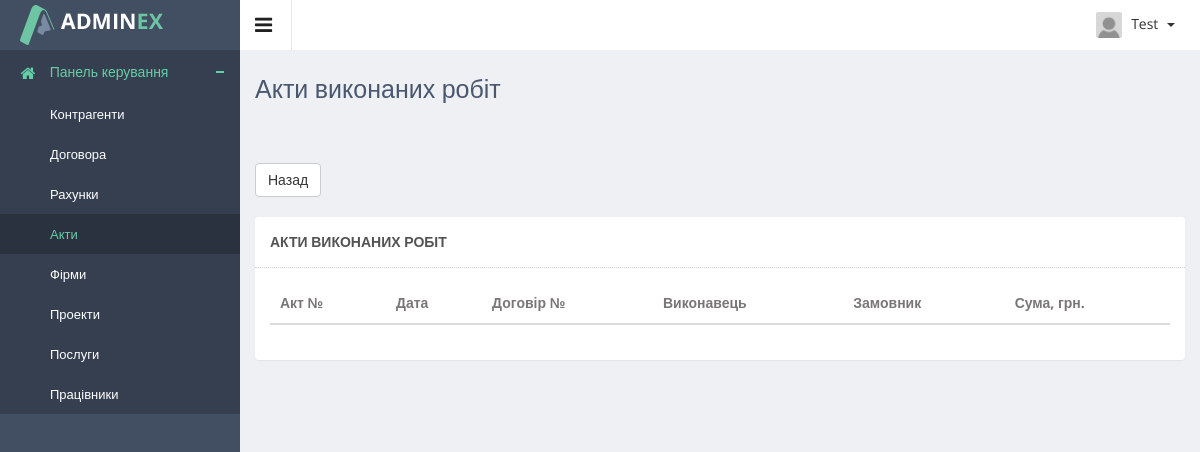
Before: /crm/acts/ (signed in) with the older database file.
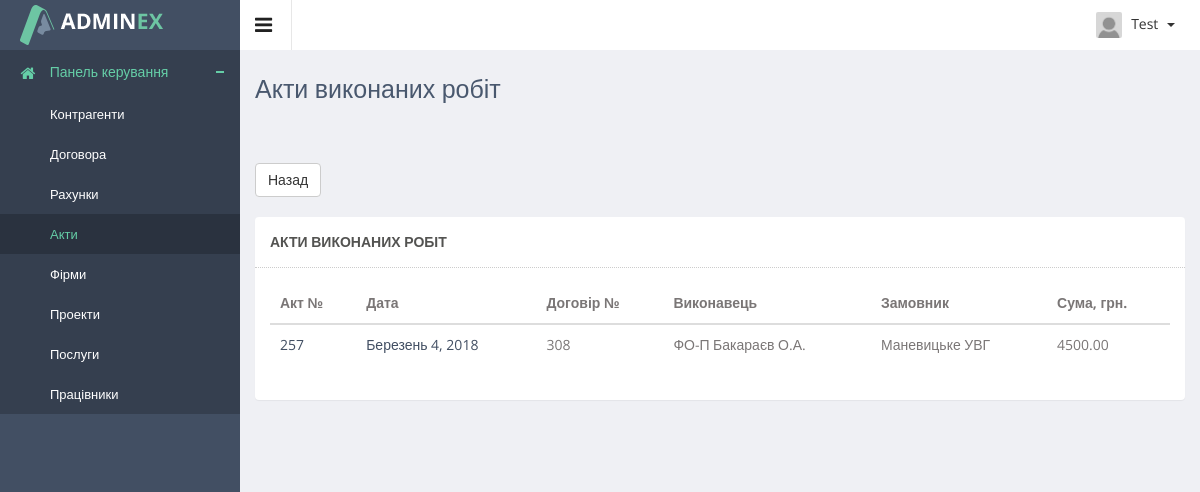
After: the same page with the newer database file.
### authapp/models.py (models this page shows)
class ProjectUser(AbstractUser):
    parent_name = models.CharField(verbose_name='по-батькові', max_length=20, blank=True)
    date_of_birth = models.DateField(verbose_name='дата народження', blank=True, null=True)
    phone1 = models.CharField(verbose_name='номер телефона', max_length=16, blank=True)
    phone2 = models.CharField(verbose_name='номер телефона', max_length=16, blank=True, null=True)
    avatar = models.ImageField(verbose_name='фото', upload_to='users_avatars', blank=True)
    is_dir = models.BooleanField(verbose_name='керівник', default=False)
    is_assistant = models.BooleanField(verbose_name='помічник', default=False)
    is_client = models.BooleanField(verbose_name='клієнт', default=False)
    def __str__(self):
        return self.last_name

### crmapp/models.py (models this page shows, shortened)
class Act(models.Model):
    num_act = models.PositiveIntegerField(verbose_name='№ акту')
    date_create = models.DateField(verbose_name='дата', default=datetime.strftime(datetime.today(), '%Y-%m-%d'))
    contract = models.ForeignKey(Contract, related_name='act_contract', verbose_name='договір',
                                 on_delete=models.PROTECT)
    performer = models.ForeignKey(Firm, related_name='act_performer', verbose_name='виконавець',
                                  on_delete=models.PROTECT)
    client = models.ForeignKey(Partner, related_name='act_partner', verbose_name='замовник', on_delete=models.PROTECT)
    agent_firm = models.CharField(verbose_name='представник виконавця', max_length=150)
    agent_client = models.CharField(verbose_name='представник замовника', max_length=150)
    works = models.TextField(verbose_name='назва робіти, послуг', blank=True)
    quantity = models.PositiveIntegerField(verbose_name='кількість', default=1)
    price = models.DecimalField(verbose_name='ціна', max_digits=10, decimal_places=2, blank=True,
                                default='0.00')
    vat = models.DecimalField(verbose_name='ПДВ', max_digits=10, decimal_places=2, blank=True, default='0.00')
    price_vat = models.DecimalField(verbose_name='ціна з ПДВ', max_digits=10, decimal_places=2, blank=True,
                                    default='0.00')

class Contract(models.Model):
    number = models.PositiveIntegerField(verbose_name='№ договору', unique=True)
    date_start = models.DateField(verbose_name='дата укладання')
    date_end = models.DateField(verbose_name='дата закінчення')
    client = models.ForeignKey(Partner, related_name='partner', verbose_name='замовник', on_delete=models.PROTECT)
    performer = models.ForeignKey(Firm, related_name='firm', verbose_name='виконавець', on_delete=models.PROTECT)
    works = models.TextField(verbose_name='предмет договору', help_text='заповніть через ;', blank=True)
    cost = models.DecimalField(verbose_name='вартість робіт', max_digits=10, decimal_places=2, blank=True,
                               default='0.00')
    vat = models.DecimalField(verbose_name='ПДВ', max_digits=10, decimal_places=2, blank=True, default='0.00')
    cost_vat = models.DecimalField(verbose_name='вартість з ПДВ', max_digits=10, decimal_places=2, blank=True,
                                   default='0.00')
    district = models.CharField(verbose_name='район', max_length=50, blank=True)
    town = models.CharField(verbose_name='населений пункт', max_length=50, blank=True)
    address = models.CharField(verbose_name='адреса', max_length=50, blank=True)
    note = models.TextField(verbose_name='примітка', blank=True)

class Firm(models.Model):
    full_name = models.CharField(verbose_name='повна назва підприємства', max_length=150)
    short_name = models.CharField(verbose_name='скорочена назва підприєства', max_length=80)
    inn = models.CharField(verbose_name='ідентификаційний номер', max_length=15, blank=True)
    edrpoy = models.CharField(verbose_name='єдрпоу', max_length=10, blank=True)
    dfro = models.CharField(verbose_name='дфро', max_length=15, blank=True)
    payment_account = models.CharField(verbose_name='розрахунковий рахунок', max_length=20, blank=True)
    bank = models.ForeignKey(Bank, on_delete=models.PROTECT, verbose_name='банк', default='')
    cert_vat = models.CharField(verbose_name='свідоцтво платника пдв', max_length=15, blank=True)
    dir_name = models.CharField(verbose_name='директор', max_length=150, blank=True)
    phone1 = models.CharField(verbose_name='номер телефона', max_length=16, blank=True)
    phone2 = models.CharField(verbose_name='номер телефона', max_length=16, blank=True)
    phone3 = models.CharField(verbose_name='номер телефона', max_length=16, blank=True)
    email = models.EmailField(verbose_name='email', max_length=100, blank=True)
    zipcode = models.PositiveIntegerField(verbose_name='поштовий індекс', default=0)
    country = models.CharField(verbose_name='країна', max_length=20, default='Україна')
    region = models.CharField(verbose_name='область', max_length=50, default='Волинська обл.')
    district = models.CharField(verbose_name='район', max_length=50, blank=True)
    town = models.CharField(verbose_name='населений пункт', max_length=50, blank=True)
    address = models.CharField(verbose_name='адреса', max_length=50, blank=True)
    def __str__(self):
        return self.short_name

class Partner(models.Model):
    entity = models.BooleanField(verbose_name='юридична особа', default=False)
    full_name = models.CharField(verbose_name='повна назва підприємства', max_length=150)
    short_name = models.CharField(verbose_name='скорочена назва підприєства', max_length=80)
    inn = models.CharField(verbose_name='ідентификаційний номер', max_length=15, blank=True)
    edrpoy = models.CharField(verbose_name='єдрпоу', max_length=10, blank=True)
    dfro = models.CharField(verbose_name='дфро', max_length=15, blank=True)
    payment_account = models.CharField(verbose_name='розрахунковий рахунок', max_length=20, blank=True)
    bank = models.ForeignKey(Bank, on_delete=models.PROTECT, verbose_name='банк', default='')
    cert_vat = models.CharField(verbose_name='свідоцтво платника пдв', max_length=15, blank=True)
    dir_name = models.CharField(verbose_name='директор', max_length=150, blank=True)
    responsible = models.CharField(verbose_name='відповідальна особа', max_length=150, blank=True)
    phone1 = models.CharField(verbose_name='номер телефона', max_length=16, blank=True)
    phone2 = models.CharField(verbose_name='номер телефона', max_length=16, blank=True)
    phone3 = models.CharField(verbose_name='номер телефона', max_length=16, blank=True)
    email = models.EmailField(verbose_name='email', max_length=100, blank=True)
    zipcode = models.PositiveIntegerField(verbose_name='поштовий індекс', default=0)
    country = models.CharField(verbose_name='країна', max_length=20, default='Україна')
    region = models.CharField(verbose_name='область', max_length=50, default='Волинська обл.')
    district = models.CharField(verbose_name='район', max_length=50, blank=True)
    town = models.CharField(verbose_name='населений пункт', max_length=50, blank=True)
    address = models.CharField(verbose_name='адреса', max_length=50, blank=True)
    def __str__(self):
        return self.short_name

### crmapp/views.py (the view)
@login_required
@user_passes_test(lambda user: user.is_assistant or user.is_superuser or user.is_dir)
def acts_view(request):
    title = 'Акти виконаних робіт'
    acts = Act.objects.all().order_by('date_create').exclude(num_act=0)
    context = {
        'title': title,
        'object_list': acts,
    }
    return render(request, 'crmapp/acts_list.html', context)

### adminapp/templatetags/tags.py (called while the page is built)
@register.filter
def default_avatar(string):
    if not string:
        string = 'users_avatars/gravatar.png'
    new_string = f'{URL_PREFIX}{string}'
    return new_string

### crmapp/templates/crmapp/acts_list.html (shortened to what this page needs)
{% extends 'mainapp/base.html' %}
{% load staticfiles %}
{% load tags %}
{% block container %}
<div class="directory-info-row">
    <div class="row">
        <div class="col-lg-6">
            <a href="{% url 'crm:main_crm' %}">
                <button class="btn btn-default" type="button">Назад</button>
            </a>
        </div>
    </div>
    <br>
    <div class="row">
        <div class="col-lg-12">
            <section class="panel">
                <header class="panel-heading">
                    {{ title }}
                </header>
                <div class="panel-body" style="display: block;">
                    <table class="table table-hover general-table">
                        <thead>
                        <tr>
                            <th>Акт №</th>
                            <th>Дата</th>
                            <th>Договір №</th>
                            <th>Виконавець</th>
                            <th>Замовник</th>
                            <th>Сума, грн.</th>
                        </tr>
                        </thead>
                        <tbody>
                        {% for object in object_list %}
                        <tr>
                            <td>
                                <a style="display: block; text-decoration: none;"
                                   href="{% url 'crm:act_read' object.pk %}">{{ object.num_act }}</a>
                            </td>
                            <td><a style="display: block; text-decoration: none;"
                                   href="{% url 'crm:act_read' object.pk %}">{{ object.date_create }}</a>
                            </td>
                            <td>{{ object.contract.number }}</td>
                            <td>{{ object.performer }}</td>
                            <td>{{ object.client }}</td>
                            <td>{{ object.price }}</td>
                        </tr>
                        {% endfor %}
                        </tbody>
                    </table>
                </div>
            </section>
        </div>
    </div>
</div>
{% endblock %}

### mainapp/templates/mainapp/base.html (shortened to what this page needs)
<!DOCTYPE html>
{% load staticfiles %}
<html lang="en">
<head>
    {% block css %}
    <link rel="stylesheet" type="text/css" href="{% static '/js/bootstrap-datepicker/css/datepicker-custom.css' %}"/>
    <link rel="stylesheet" type="text/css" href="{% static '/js/bootstrap-timepicker/css/timepicker.css' %}"/>
    <link rel="stylesheet" type="text/css" href="{% static '/js/bootstrap-colorpicker/css/colorpicker.css' %}"/>
    <link rel="stylesheet" type="text/css" href="{% static '/js/bootstrap-daterangepicker/daterangepicker-bs3.css' %}"/>
    <link rel="stylesheet" type="text/css" href="{% static '/js/bootstrap-datetimepicker/css/datetimepicker-custom.css' %}"/>
    <link href="{% static '/js/iCheck/skins/minimal/minimal.css' %}" rel="stylesheet">
    <link href="{% static '/js/iCheck/skins/minimal/red.css' %}" rel="stylesheet">
    <link href="{% static '/js/iCheck/skins/minimal/green.css' %}" rel="stylesheet">
    <link href="{% static '/js/iCheck/skins/minimal/blue.css' %}" rel="stylesheet">
    <link href="{% static '/js/iCheck/skins/minimal/yellow.css' %}" rel="stylesheet">
    <link href="{% static '/js/iCheck/skins/minimal/purple.css' %}" rel="stylesheet">
    <link href="{% static '/js/iCheck/skins/square/square.css' %}" rel="stylesheet">
    <link href="{% static '/js/iCheck/skins/square/red.css' %}" rel="stylesheet">
    <link href="{% static '/js/iCheck/skins/square/blue.css' %}" rel="stylesheet">
    <link href="{% static '/js/iCheck/skins/square/green.css' %}" rel="stylesheet">
    <link href="{% static '/js/iCheck/skins/square/yellow.css' %}" rel="stylesheet">
    <link href="{% static '/js/iCheck/skins/square/purple.css' %}" rel="stylesheet">
    <link href="{% static '/js/iCheck/skins/flat/grey.css' %}" rel="stylesheet">
    <link href="{% static '/js/iCheck/skins/flat/red.css' %}" rel="stylesheet">
    <link href="{% static '/js/iCheck/skins/flat/green.css' %}" rel="stylesheet">
    <link href="{% static '/js/iCheck/skins/flat/blue.css' %}" rel="stylesheet">
    <link href="{% static '/js/iCheck/skins/flat/yellow.css' %}" rel="stylesheet">
    <link href="{% static '/js/iCheck/skins/flat/purple.css' %}" rel="stylesheet">
    <link href="{% static '/css/clndr.css' %}" rel="stylesheet">
    <link href="{% static '/css/style.css' %}" rel="stylesheet">
    <link href="{% static '/css/style-responsive.css' %}" rel="stylesheet">
    {% endblock %}
</head>
<body class="sticky-header">
<section>
    <div class="left-side sticky-left-side">
        <div class="logo">
            {% if user.is_dir or user.is_assistant %}
            <a href="{% url 'crm:main_crm' %}">
                <img src="{% static '/images/logo.png' %}" alt="">
            </a>
            {% elif user.is_superuser %}
            <a href="{% url 'admin:admin' %}">
                <img src="{% static '/images/logo.png' %}" alt="">
            </a>
            {% else %}
            <a href="{% url 'main' %}">
                <img src="{% static '/images/logo.png' %}" alt="">
            </a>
            {% endif %}
        </div>
        <div class="left-side-inner">
            {% include 'mainapp/includes/inc_left_menu.html' %}
        </div>
    </div>
    <div class="main-content" >
        <div class="header-section">
            <a class="toggle-btn"><i class="fa fa-bars"></i></a>
            <div class="menu-right">
                {% include 'mainapp/includes/inc_right_menu.html' %}
            </div>
        </div>
        <div class="page-heading">
            <h3>{{ title }}</h3>
        </div>
        <div class="wrapper">
            {% block container %}{% endblock %}
        </div>
    </div>
</section>
</body>
</html>

### mainapp/templates/mainapp/includes/inc_left_menu.html (shortened to what this page needs)
{% load staticfiles %}
<ul class="nav nav-pills nav-stacked custom-nav">
    {% if user.is_dir or user.is_assistant or user.is_superuser %}
    <li class="menu-list {% if request.resolver_match.namespace == 'crm' %} nav-active {% endif %}">
        <a href="{% url 'crm:main_crm' %}"><i class="fa fa-home"></i> <span>Панель керування</span></a>
        <ul class="sub-menu-list">
            <li class="{% if request.resolver_match.url_name == 'partners' or request.resolver_match.url_name == 'partner_read' or request.resolver_match.url_name == 'partner_update' %} active {% endif %}">
                <a href="{% url 'crm:partners' %}"> Контрагенти</a>
            </li>
            <li class="{% if request.resolver_match.url_name == 'contracts' or request.resolver_match.url_name == 'contract_read'  or request.resolver_match.url_name == 'contract_update' %} active {% endif %}">
                <a href="{% url 'crm:contracts' %}"> Договора</a>
            </li>
            <li class="{% if request.resolver_match.url_name == 'invoices' or request.resolver_match.url_name == 'invoice_update' or request.resolver_match.url_name == 'invoice_read' %} active {% endif %}">
                <a href="{% url 'crm:invoices' %}"> Рахунки</a>
            </li>
            <li class="{% if request.resolver_match.url_name == 'acts' or request.resolver_match.url_name == 'act_update' or request.resolver_match.url_name == 'act_read' %} active {% endif %}">
                <a href="{% url 'crm:acts' %}"> Акти</a>
            </li>
            <li class="">
                <a href="{% url 'crm:firms' %}"> Фірми</a>
            </li>
            <li class="">
                <a href="{% url 'crm:projects' %}"> Проекти</a>
            </li>
            <li class="{% if request.resolver_match.url_name == 'services' %} active {% endif %}">
                <a href="{% url 'crm:services' %}"> Послуги</a>
            </li>
            <li class="{% if request.resolver_match.url_name == 'workers_list' or request.resolver_match.url_name == 'worker_detail' or request.resolver_match.url_name == 'worker_update' %} active {% endif %}">
                <a href="{% url 'crm:workers_list' %}"> Працівники</a>
            </li>
        </ul>
    </li>
    {% endif %}
</ul>

### mainapp/templates/mainapp/includes/inc_quick_button.html (shortened to what this page needs)
{% load staticfiles %}

### mainapp/templates/mainapp/includes/inc_right_menu.html (shortened to what this page needs)
{% load staticfiles %}
{% load tags %}
<ul class="notification-menu">
    <li>
        <a href="#" class="btn btn-default dropdown-toggle" data-toggle="dropdown">
            <img src="{{ user.avatar|default_avatar }}" alt=""/>
            {{ user }}
            <span class="caret"></span>
        </a>
    </li>
</ul>

Changed rows visible on the page:
added Act: num_act "257", date_create "Березень 4, 2018", contract.number "308", performer "ФО-П Бакараєв О.А.", client "Маневицьке УВГ", price "4500.00"
